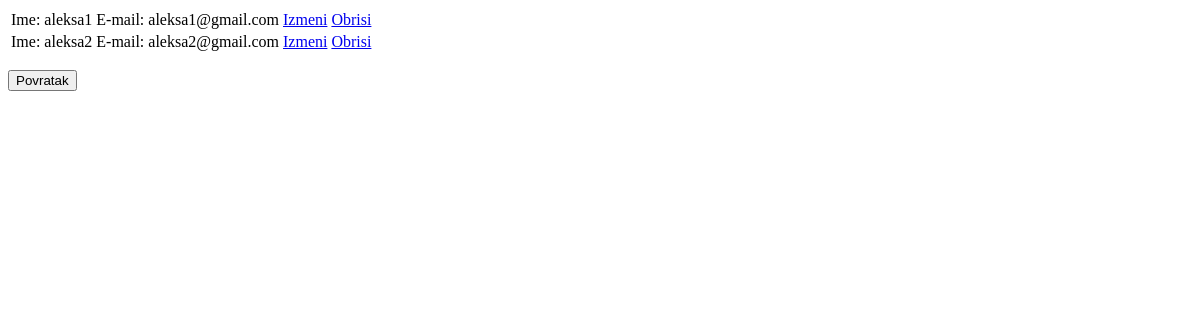
The app's page /promenaSifre.php (signed in), older data.
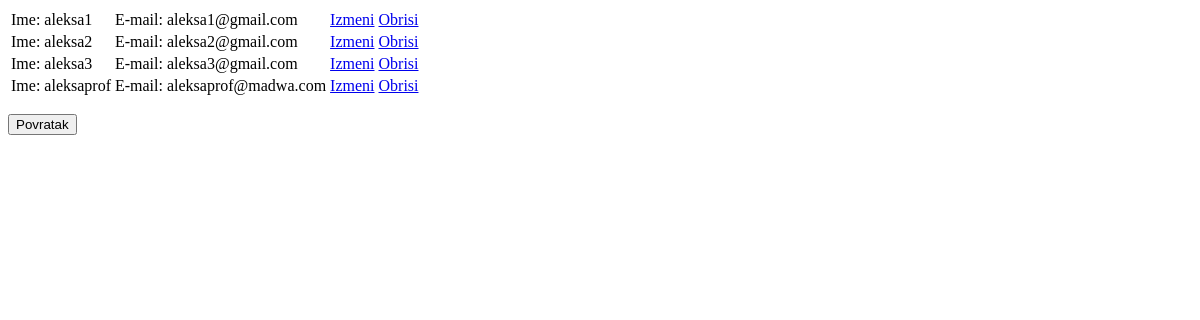
The same page, newer data.
### tables this page shows
CREATE TABLE `skola_login` (
  `id` int NOT NULL,
  `uid` varchar(255) NOT NULL,
  `pwd` varchar(255) NOT NULL,
  `email` varchar(255) NOT NULL,
  `authID` int NOT NULL
);

### classes/dbh.php (called while the page is built, shortened)
<?php
class Dbh{
    protected function connect() {
        try{
            $username = "phpmyadmin";
            $password = "root";
            $dbh = new PDO('mysql:host=localhost;dbname=php_dev', $username, $password);
            return $dbh;
        }catch (PDOException $e){
            print 'Error: ' . $e->getMessage() . "<br/>";
            die();
        }
    }
    public function getUsersDbh(){
        $sql = "SELECT * FROM skola_login";
        $stmt = $this->connect()->query($sql);
        return $stmt;
    }
}

### promenaSifre.php (the view, shortened to what this page needs)
<?php
if(isset($_SESSION['userid']) && $_SESSION['authID'] == 0):
include "classes/dbh.php";
$ime = new Dbh();
$imena = $ime->getUsersDbh();
?>
<html>
<head>
</head>
<body>
    <div>
        <form method="post">
            <table>
                <?php
                foreach ($imena as $key => $value):
                    ?>
                    <tr>
                        <td>
                            Ime: <?= $value['uid'] ?>
                        </td>
                        <td>
                            E-mail: <?= $value['email'] ?>
                        </td>
                        <td>
                            <a href="includes/editSifra.php?id=<?= $value['id'] ?>">Izmeni</a>
                        </td>
                        <td>
                            <a href="includes/deleteSifra.php?id=<?= $value['id'] ?>">Obrisi</a>
                        </td>
                    </tr>
                <?php endforeach; ?>
            </table>
        </form>
        <button onclick="document.location='index.php'">Povratak</button>
    </div>
</body>
</html>
<?php else:
    header('Location: fileUpload.php?error=pleaseLogIn');
endif;
?>

Row changes from the older to the newer data that the page shows:
added skola_login: uid "aleksa3", email "aleksa3@gmail.com"
added skola_login: uid "aleksaprof", email "aleksaprof@madwa.com"
